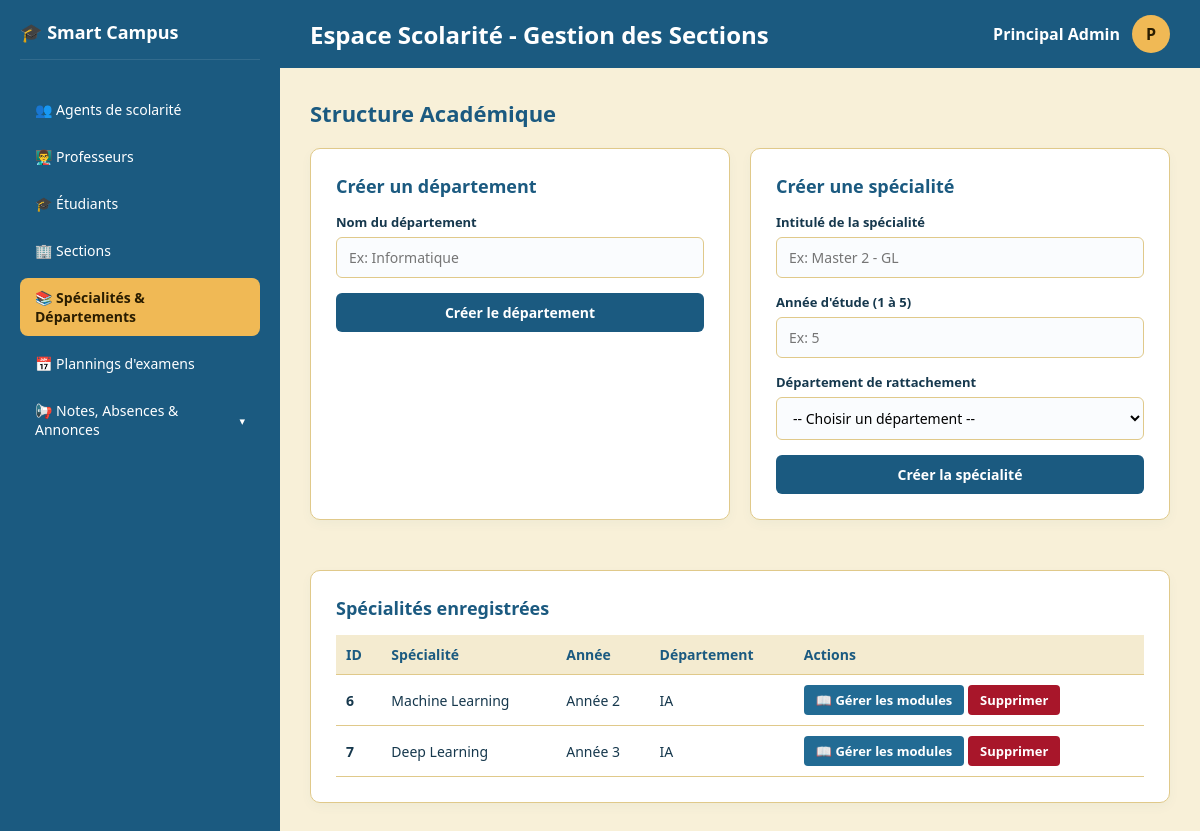
The app's page /gestion_specialites.php (signed in) with its own data.
### tables this page shows
CREATE TABLE `specialite` (
  `id_sp` int(11) NOT NULL,
  `NomSp` varchar(100) NOT NULL,
  `id_Dep` int(11) DEFAULT NULL,
  `annee` int(11) NOT NULL
);

CREATE TABLE `departement` (
  `id_Dep` int(11) NOT NULL,
  `Nom_Dep` varchar(100) NOT NULL
);

### gestion_specialites.php (the view, shortened to what this page needs)
<?php
$host = 'localhost';
$db   = 'smart_campus';
$user = 'root';
$pass = '';
try {
    $pdo = new PDO("mysql:host=$host;dbname=$db;charset=utf8mb4", $user, $pass);
    $pdo->setAttribute(PDO::ATTR_ERRMODE, PDO::ERRMODE_EXCEPTION);
    $specialites = $pdo->query("SELECT s.*, d.Nom_Dep FROM specialite s JOIN departement d ON s.id_Dep = d.id_Dep")->fetchAll(PDO::FETCH_ASSOC);
    $selected_specialite = null;
} catch (PDOException $e) {
    $error = "Erreur de base de données : " . $e->getMessage();
}
?>
<!DOCTYPE html>
<html lang="fr">
<head>
</head>
<body>
    <div class="sidebar">
        <div class="sidebar-top">
            <div class="logo-area"><span>🎓 Smart Campus</span></div>
            <div class="menu">
                <?php if (!empty($_SESSION['is_super_admin'])): ?>
                    <a href="admin_principal_dashboard.php" class="menu-item">👥 Agents de scolarité</a>
                <?php endif; ?>
                <a href="gestion_profs.php" class="menu-item">👨‍🏫 Professeurs</a>
                <a href="gestion_etudiants.php" class="menu-item">🎓 Étudiants</a>
                <a href="gestion_sections.php" class="menu-item">🏢 Sections</a>
                <a href="gestion_specialites.php" class="menu-item active">📚 Spécialités & Départements</a>
                <a href="gestion_examens.php" class="menu-item">📅 Plannings d'examens</a>
                <div class="menu-dropdown">
                    <a href="javascript:void(0);" class="menu-item dropdown-toggle" onclick="toggleSubmenu()">
                        <span>📢 Notes, Absences & Annonces</span>
                        <span id="arrow" style="font-size: 11px;">▾</span>
                    </a>
                </div>
             </div>
        </div>
    </div>
    <div class="main-content">
        <div class="top-navbar">
            <h2>Espace Scolarité - Gestion des Sections</h2>
            <div class="user-menu-container" onclick="toggleUserMenu(event)">
                <div class="user-profile">
                    <span><strong><?php echo htmlspecialchars($_SESSION['prenom'] . ' ' . $_SESSION['nom']); ?></strong></span>
                    <div class="user-avatar"><?php echo strtoupper(substr($_SESSION['prenom'], 0, 1)); ?></div>
                </div>
            </div>
        </div>
        <div class="content-body">
            <h3 class="section-title">Structure Académique</h3>
            <div class="admin-grid">
                <div class="card">
                    <h3>Créer un département</h3>
                    <form action="gestion_specialites.php" method="POST">
                        <div class="form-group">
                            <label for="nom_dep">Nom du département</label>
                            <input type="text" id="nom_dep" name="nom_dep" required placeholder="Ex: Informatique">
                        </div>
                        <button type="submit" name="ajouter_departement" class="btn-submit">Créer le département</button>
                    </form>
                </div>
                <div class="card">
                    <h3>Créer une spécialité</h3>
                    <form action="gestion_specialites.php" method="POST">
                        <div class="form-group">
                            <label for="nom_specialite">Intitulé de la spécialité</label>
                            <input type="text" id="nom_specialite" name="nom_specialite" required placeholder="Ex: Master 2 - GL">
                        </div>
                        <div class="form-group">
                            <label for="annee">Année d'étude (1 à 5)</label>
                            <input type="number" id="annee" name="annee" min="1" max="5" required placeholder="Ex: 5">
                        </div>
                        <div class="form-group">
                            <label for="id_dep">Département de rattachement</label>
                            <select id="id_dep" name="id_dep" required>
                                <option value="">-- Choisir un département --</option>
                            </select>
                        </div>
                        <button type="submit" name="ajouter_specialite" class="btn-submit">Créer la spécialité</button>
                    </form>
                </div>
            </div>
            <div class="card">
                <h3>Spécialités enregistrées</h3>
                <?php if (empty($specialites)): ?>
                    <p style="color: var(--text-muted);">Aucune spécialité enregistrée pour le moment.</p>
                <?php else: ?>
                    <table>
                        <thead>
                            <tr>
                                <th>ID</th>
                                <th>Spécialité</th>
                                <th>Année</th>
                                <th>Département</th>
                                <th>Actions</th>
                            </tr>
                        </thead>
                        <tbody>
                            <?php foreach ($specialites as $spec): ?>
                                <tr style="<?php echo ($selected_specialite && $selected_specialite['id_sp'] == $spec['id_sp']) ? 'background-color: #fdf8e9;' : ''; ?>">
                                    <td><strong><?php echo htmlspecialchars($spec['id_sp']); ?></strong></td>
                                    <td><?php echo htmlspecialchars($spec['NomSp']); ?></td>
                                    <td>Année <?php echo htmlspecialchars($spec['annee']); ?></td>
                                    <td><?php echo htmlspecialchars($spec['Nom_Dep']); ?></td>
                                    <td>
                                        <a href="gestion_specialites.php?id_spec_edit=<?php echo $spec['id_sp']; ?>" class="btn-edit">
                                            📖 Gérer les modules
                                        </a>
                                        <form action="gestion_specialites.php" method="POST" onsubmit="return confirm('Voulez-vous supprimer cette spécialité ?');" style="display:inline;">
                                            <button type="submit" name="supprimer_specialite" class="btn-delete">Supprimer</button>
                                        </form>
                                    </td>
                                </tr>
                            <?php endforeach; ?>
                        </tbody>
                    </table>
                <?php endif; ?>
            </div>
        </div>
    </div>
</body>
</html>

### gestion_specialites.php (style rules this page uses)
:root { --header: #1B5A80; --menu: #226B94; --on-blue: #FFFFFF; --accent: #F0B955; --on-accent: #2A1D00; --bg: #F8F0D8; --card: #FFFFFF; --border: #E0C98A; --text: #16384D; --text-muted: #51606A; --error: #A8162A; --on-error: #FFFFFF; --success: #2e7d32; }
* { box-sizing: border-box; margin: 0; padding: 0; font-family: 'Segoe UI', Tahoma, Geneva, Verdana, sans-serif; }
body { background-color: var(--bg); color: var(--text); display: flex; height: 100vh; overflow: hidden; }
.sidebar { width: 280px; background-color: var(--header); display: flex; flex-direction: column; justify-content: space-between; padding: 20px; }
.sidebar-top .logo-area { color: var(--on-blue); font-size: 18px; font-weight: bold; margin-bottom: 30px; padding-bottom: 15px; border-bottom: 1px solid rgba(255,255,255,0.1); }
.menu { display: flex; flex-direction: column; gap: 8px; }
.menu-item { color: var(--on-blue); padding: 10px 15px; border-radius: 8px; text-decoration: none; font-size: 14px; font-weight: 500; display: flex; align-items: center; gap: 10px; }
.menu-item:hover, .menu-item.active { background-color: var(--accent); color: var(--on-accent); font-weight: 600; }
.main-content { flex: 1; display: flex; flex-direction: column; overflow-y: auto; }
.top-navbar { background-color: var(--header); color: var(--on-blue); padding: 15px 30px; display: flex; justify-content: space-between; align-items: center; }
.user-profile { display: flex; align-items: center; gap: 12px; }
.user-avatar { width: 38px; height: 38px; background-color: var(--accent); color: var(--on-accent); border-radius: 50%; display: flex; align-items: center; justify-content: center; font-weight: bold; }
.content-body { padding: 30px; }
.section-title { color: var(--header); font-size: 22px; margin-bottom: 20px; font-weight: 700; }
.admin-grid { display: grid; grid-template-columns: 1fr 1fr; gap: 20px; margin-bottom: 25px; }
.card { background-color: var(--card); border: 1px solid var(--border); border-radius: 10px; padding: 25px; margin-bottom: 25px; box-shadow: 0 4px 12px rgba(27,90,128,0.04); }
.card h3 { color: var(--header); margin-bottom: 15px; font-size: 18px; }
.form-group { margin-bottom: 15px; }
.form-group label { display: block; font-size: 13px; font-weight: 600; margin-bottom: 6px; color: var(--text); }
.form-group input, .form-group select { width: 100%; padding: 10px 12px; border: 1px solid var(--border); border-radius: 6px; font-size: 14px; background-color: #FAFCFE; }
.btn-submit { background-color: var(--header); color: var(--on-blue); border: none; padding: 10px 20px; border-radius: 6px; font-size: 14px; font-weight: 600; cursor: pointer; width: 100%; transition: background 0.2s; }
.btn-edit { background-color: var(--menu); color: var(--on-blue); padding: 6px 12px; border-radius: 4px; font-size: 13px; font-weight: 600; text-decoration: none; display: inline-block; }
.btn-delete { background-color: var(--error); color: var(--on-error); border: none; padding: 6px 12px; border-radius: 4px; font-size: 13px; font-weight: 600; cursor: pointer; }
table { width: 100%; border-collapse: collapse; font-size: 14px; margin-top: 10px; }
th, td { padding: 10px; text-align: left; border-bottom: 1px solid var(--border); }
th { background-color: #f4ebd0; color: var(--header); font-weight: 600; }
.user-menu-container { position: relative; display: inline-block; cursor: pointer; }
.menu-dropdown { position: relative; }
.dropdown-toggle { cursor: pointer; display: flex; justify-content: space-between; align-items: center; }

### records on screen
specialite: id_sp "6", NomSp "Machine Learning", annee "2", id_Dep.Nom_Dep "IA"
specialite: id_sp "7", NomSp "Deep Learning", annee "3", id_Dep.Nom_Dep "IA"

### other values on screen
$_SESSION['prenom'] . ' ' . $_SESSION['nom'] "Principal Admin"
substr($_SESSION['prenom'], 0, 1) "P"
